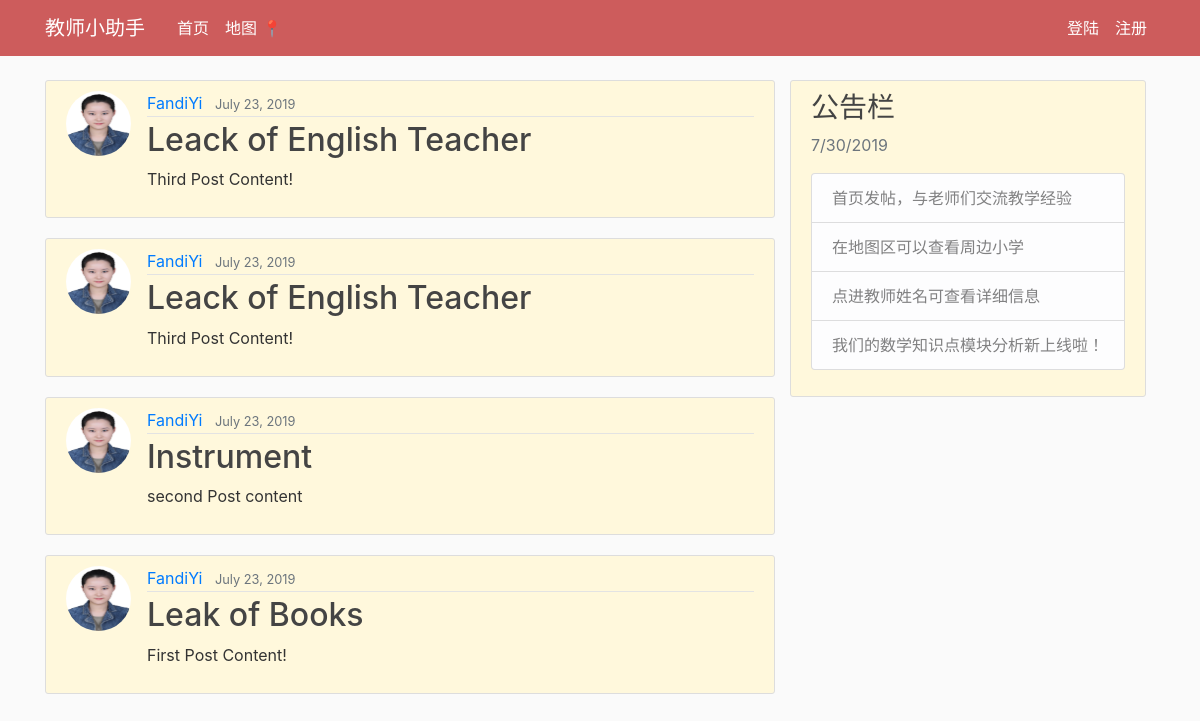
The app's page /, older data.
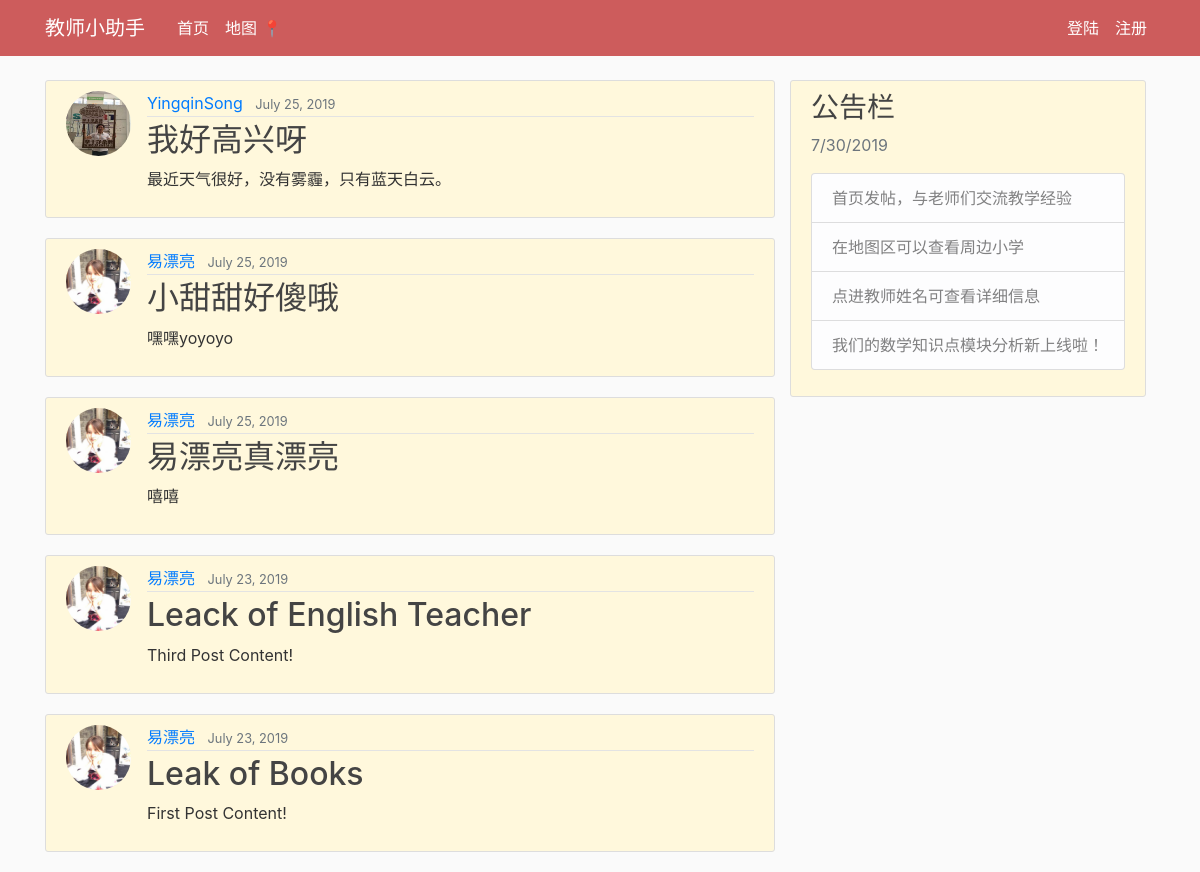
The same page, newer data.
### Education/models.py (models this page shows, shortened)
class Post(models.Model):
    title = models.CharField(max_length=100)
    content =models.TextField()
    date_posted=models.DateTimeField(default=timezone.now())
    Teacher = models.ForeignKey(User, on_delete=models.CASCADE)

### users/models.py (models this page shows, shortened)
class Profile(models.Model):
    user=models.OneToOneField(User,on_delete=models.CASCADE)
    image=models.ImageField(default='default.jpg',upload_to='profile_pics')

### Education/views.py (the view)
# urls.py: path('', PostListView.as_view(), name='home-page'),
class PostListView(ListView):
    model=Post
    template_name = 'Education/home.html' #<app>/<model>_<viewtype>.html
    context_object_name ='posts'
    ordering =['-date_posted'] #from latest to oldest

### Education/Templates/Education/home.html (shortened to what this page needs)
{%load static%}
<!DOCTYPE html>
<html lang="en" dir="ltr">
  <head>
    <link rel="stylesheet" href="https://stackpath.bootstrapcdn.com/bootstrap/4.3.1/css/bootstrap.min.css">
    <link rel="stylesheet" type="text/css" href="{% static 'Education/main.css' %}">
  </head>
  <body>
      <header class="site-header">
        <nav class="navbar navbar-expand-md navbar-dark bg-steel fixed-top">
          <div class="container">
            <a class="navbar-brand mr-4" href="{%url 'home-page'%}"> 教师小助手  </a>
            <div class="collapse navbar-collapse" id="navbarToggle">
              <div class="navbar-nav mr-auto">
                <a class="nav-item nav-link" href=" {%url 'home-page'%}">首页</a>
                <a class="nav-item nav-link" href="{%url 'home-map'%}">地图 📍</a>
              </div>
              <div class="navbar-nav">
                {% if user.is_authenticated %}
                <a class="nav-item nav-link" href="{%url 'post-create'%}">新帖子 ✍️</a>
                <a class="nav-item nav-link" href="{%url 'profile'%}">个人简介 👤</a>
                <a class="nav-item nav-link" href="{%url 'logout'%}">退出登陆 🚪</a>
                <a class="nav-item nav-link" href="{%url 'student-management'%}">学生管理 📈</a>
                {% else %}
                <a class="nav-item nav-link" href="{%url 'login'%}">登陆</a>
                <a class="nav-item nav-link" href="{%url 'register'%}">注册</a>
                {% endif %}
              </div>
            </div>
          </div>
        </nav>
      </header>
      <main role="main" class="container">
         <div class="row">
           <div class="col-md-8">
{% block content%}
    {% for post in posts %}
        <article class="media content-section">
          <img class="rounded-circle article-img" src="{{ post.Teacher.profile.image.url }}">
          <div class="media-body">
           <div class="article-metadata">
             <a class="mr-2" href="#">{{ post.Teacher }}</a>
             <small class="text-muted">{{ post.date_posted|date:"F d, Y"}}</small>
           </div>
           <h2><a class="article-title" href="{%url 'post-detail' post.id %}">{{ post.title }}</a></h2>
           <p class="article-content">{{ post.content }}</p>
          </div>
          </article>
    {% endfor %}
{%endblock content %}
 </div>
<div class="row">
   <div class="col-md-12">
    <div class="content-section">
      <h3>公告栏</h3>
        <p class='text-muted'>  7/30/2019
          <ul class="list-group">
           <li class="list-group-item list-group-item-light">
             首页发帖，与老师们交流教学经验</li>
           <li class="list-group-item list-group-item-light">在地图区可以查看周边小学</li>
           <li class="list-group-item list-group-item-light">点进教师姓名可查看详细信息</li>
           <li class="list-group-item list-group-item-light">我们的数学知识点模块分析新上线啦！</li>
    </ul>
   </p>
  </div>
 </div>
</div>
</div>
</main>
</body>
</html>

Row changes from the older to the newer data that the page shows:
removed Post: Teacher.profile.image (picture), Teacher "FandiYi", date_posted "July 23, 2019", title "Leack of English Teacher", content "Third Post Content!"
removed Post: Teacher.profile.image (picture), Teacher "FandiYi", date_posted "July 23, 2019", title "Instrument", content "second Post content"
added Post: Teacher.profile.image (picture), Teacher "YingqinSong", date_posted "July 25, 2019", title "我好高兴呀", content "最近天气很好，没有雾霾，只有蓝天白云。"
added Post: Teacher.profile.image (placeholder picture), Teacher "易漂亮", date_posted "July 25, 2019", title "小甜甜好傻哦", content "嘿嘿yoyoyo"
added Post: Teacher.profile.image (placeholder picture), Teacher "易漂亮", date_posted "July 25, 2019", title "易漂亮真漂亮", content "嘻嘻"
changed through a linked row, Post "Leack of English Teacher": Teacher.profile.image: picture removed, a placeholder shows; Teacher "FandiYi" → "易漂亮"
changed through a linked row, Post "Leak of Books": Teacher.profile.image: picture removed, a placeholder shows; Teacher "FandiYi" → "易漂亮"
